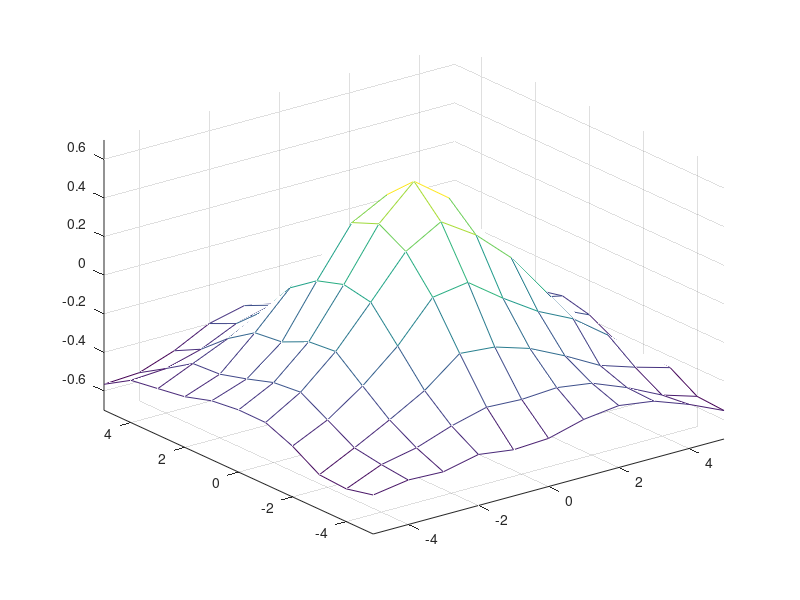

This figure's MATLAB source:
%original function
X = [-5:1:5]';
Y = X;
Z = exp(-X .* X * 0.1) * exp(-Y .* Y * 0.1)' - 0.5;
mesh (X, Y, Z);
axis([-5 5 -5 5 -0.7 0.7]);

%reshape function
[gridsize, gridsize] = size(Z);
ndata = gridsize * gridsize;
targets = reshape (Z, 1, ndata);
[xx, yy] = meshgrid(X, Y);
patterns = [reshape(xx, 1, ndata); reshape(yy, 1, ndata)];

permute = randperm(ndata);
[junk,pos]=sort(permute);
patterns = patterns(:,permute);
targets = targets(:,permute);

% BP ANN
[insize, ndata] = size(patterns);
[outsize, ndata] = size(targets);
itr = 200;
layer = 2;
hidden = 20;

%initial data & weights
x = [patterns; ones(1, ndata)];
w = [randn(hidden,insize), zeros(hidden,1)];
v = [randn(outsize,hidden), zeros(outsize,1)];
eta = 0.05;
alpha = 0.9;
dw = 0;
dv = 0;

error = [];

for i = 1:itr
    %forward pass
    hin = w * x;
    hout = [2./ (1+exp(-hin)) - 1 ; ones(1,ndata)];

    oin = v * hout;
    out = 2./ (1+exp(-oin)) - 1;

    %backward pass
    delta_o = (out - targets) .* ((1 + out) .* (1 - out)) * 0.5;
    delta_h = (v' * delta_o) .* ((1 + hout) .* (1 - hout)) * 0.5;
    delta_h = delta_h(1:hidden, :); %removing extra row

    %weight update
    dw = (dw .* alpha) - (delta_h * x') .* (1-alpha);
    dv = (dv .* alpha) - (delta_o * hout') .* (1-alpha);
    w = w + dw .* eta;
    v = v + dv .* eta;
    
    %plot seperation
    zz = out(:,pos);
    zz = reshape(zz, gridsize, gridsize);
    mesh(X, Y, zz);
    axis([-5 5 -5 5 -0.7 0.7]);
    drawnow;
end

